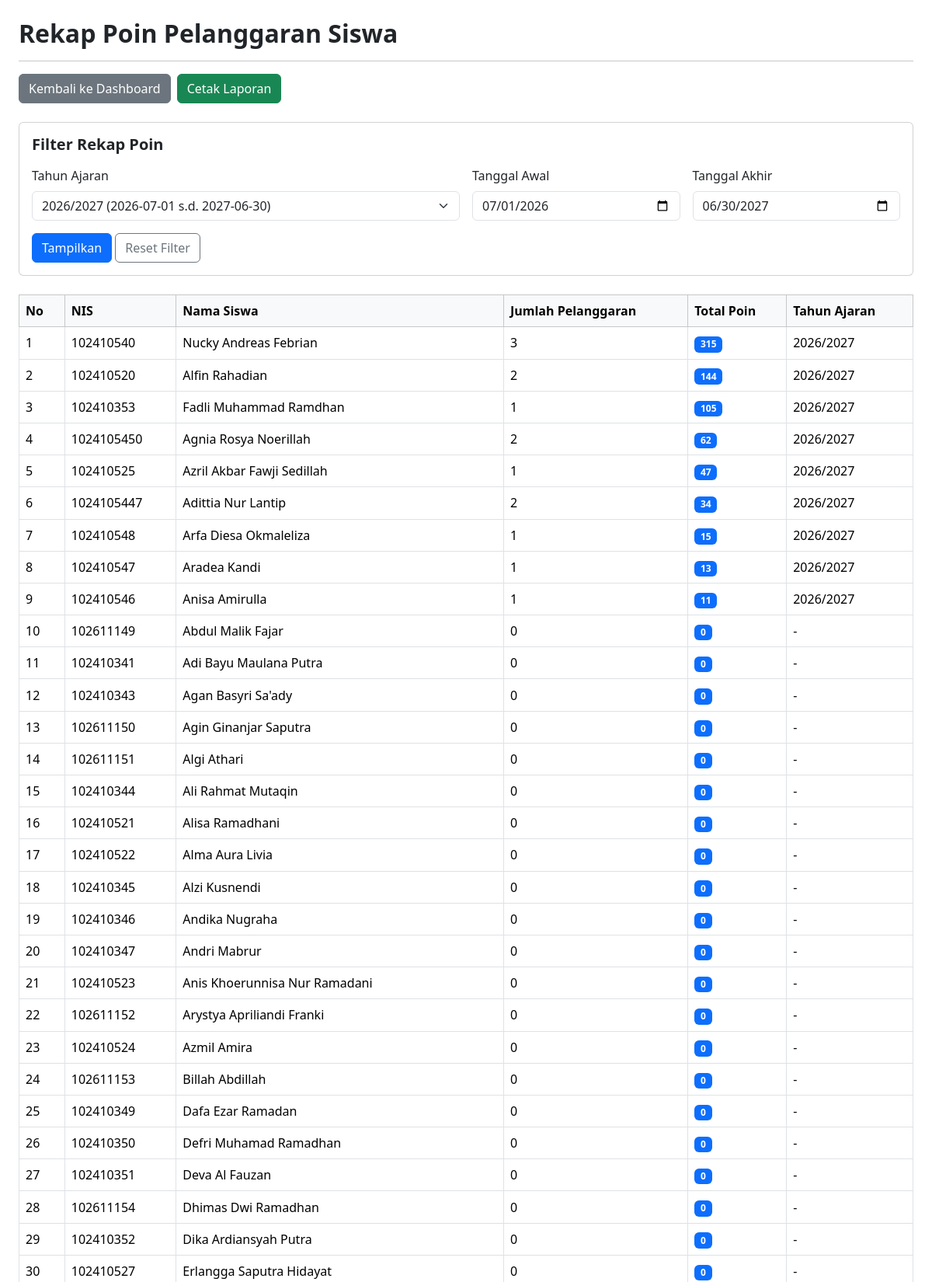
Screenshot of /rekap_point.php (signed in, upper part) with the database file from the repository.
### tables this page shows
CREATE TABLE `t_tahun_ajaran` (
  `id` int(11) NOT NULL,
  `nama` varchar(20) NOT NULL,
  `tanggal_mulai` date NOT NULL,
  `tanggal_selesai` date NOT NULL,
  `status_aktif` tinyint(1) NOT NULL,
  `created_at` timestamp NULL DEFAULT current_timestamp(),
  `updated_at` timestamp NULL DEFAULT current_timestamp()
);

CREATE TABLE `t_siswa` (
  `id` int(11) NOT NULL,
  `nis` varchar(10) NOT NULL,
  `nisn` varchar(15) NOT NULL,
  `nama` varchar(150) NOT NULL,
  `kelas_id` int(11) DEFAULT NULL,
  `jenis_kelamin` char(1) NOT NULL,
  `tanggal_lahir` date NOT NULL,
  `alamat` text NOT NULL,
  `status_aktif` tinyint(1) NOT NULL,
  `created_at` timestamp NOT NULL DEFAULT current_timestamp(),
  `updated_at` timestamp NOT NULL DEFAULT current_timestamp()
);

### includes/tahun_ajaran.php (called while the page is built, shortened)
<?php
if (!function_exists('tahun_ajaran_aktif_id')) {
    function tahun_ajaran_aktif_id($koneksi): int
    {
        static $cache = [];
        $db = $koneksi instanceof mysqli ? $koneksi : ($GLOBALS['koneksi'] ?? null);
        $query = mysqli_query(
            $db,
            "SELECT id
             FROM t_tahun_ajaran
             WHERE status_aktif = 1
             ORDER BY (tanggal_mulai <= CURDATE()
                       AND tanggal_selesai >= CURDATE()) DESC,
                      id DESC
             LIMIT 1"
        );
        $id = 0;
        if ($query) {
            $data = mysqli_fetch_assoc($query);
            $id = (int) ($data['id'] ?? 0);
        }
        return $cache[$db->thread_id ?? 'default'] = $id;
    }
}

### rekap_point.php (the view, shortened to what this page needs)
<?php
include 'config/koneksi.php';
include 'includes/tahun_ajaran.php';
$embed = isset($_GET['embed']) && $_GET['embed'] === '1';
$tahun_ajaran_id = isset($_GET['tahun_ajaran_id'])
    ? (int) $_GET['tahun_ajaran_id']
    : tahun_ajaran_aktif_id($koneksi);
$query_tahun = mysqli_query(
    $koneksi,
    "SELECT id, nama, tanggal_mulai, tanggal_selesai
     FROM t_tahun_ajaran
     ORDER BY status_aktif DESC, tanggal_mulai DESC, id DESC"
);
$daftarTahun = [];
$tahunTerpilih = null;
while ($ta = mysqli_fetch_assoc($query_tahun)) {
    $daftarTahun[] = $ta;
    if ((int)$ta['id'] === $tahun_ajaran_id) {
        $tahunTerpilih = $ta;
    }
}
$tanggal_mulai = isset($_GET['tanggal_mulai'])
    ? trim($_GET['tanggal_mulai'])
    : ($tahunTerpilih['tanggal_mulai'] ?? '');
$tanggal_selesai = isset($_GET['tanggal_selesai'])
    ? trim($_GET['tanggal_selesai'])
    : ($tahunTerpilih['tanggal_selesai'] ?? '');
$filterWali = '';
$filterTanggal = '';
if ($tanggal_mulai !== '') {
    $filterTanggal .= " AND ps.tanggal >= '" . mysqli_real_escape_string($koneksi, $tanggal_mulai) . "'";
}
if ($tanggal_selesai !== '') {
    $filterTanggal .= " AND ps.tanggal <= '" . mysqli_real_escape_string($koneksi, $tanggal_selesai) . "'";
}
$sql = "
    SELECT
        s.id,
        s.nis,
        s.nama,
        COUNT(ps.id) AS jumlah_pelanggaran,
        COALESCE(SUM(ps.poin), 0) AS total_poin,
        COALESCE(GROUP_CONCAT(DISTINCT ta.nama ORDER BY ta.nama SEPARATOR ', '), '-') AS tahun_ajaran
    FROM t_siswa s
    LEFT JOIN t_pelanggaran_siswa ps
        ON ps.siswa_id = s.id " . $filterTanggal . "
    LEFT JOIN t_tahun_ajaran ta ON ta.id = ps.tahun_ajaran_id
    " . $filterWali . "
    GROUP BY s.id, s.nis, s.nama
    ORDER BY total_poin DESC, s.nama ASC
";
$query = mysqli_query($koneksi, $sql);
function e($value) {
    return htmlspecialchars((string) $value, ENT_QUOTES, 'UTF-8');
}
?>
<?php if (!$embed): ?>
<!DOCTYPE html>
<html lang="id">
<head>
    <link href="https://cdn.jsdelivr.net/npm/bootstrap@5.3.3/dist/css/bootstrap.min.css" rel="stylesheet">
    <link href="https://cdn.datatables.net/2.3.4/css/dataTables.bootstrap5.min.css" rel="stylesheet">
</head>
<body>
<?php else: ?>
<link href="https://cdn.datatables.net/2.3.4/css/dataTables.bootstrap5.min.css" rel="stylesheet">
<?php endif; ?>
<div class="container-fluid p-3 p-md-4 bg-white">
    <h2 class="fw-bold mb-3">Rekap Poin Pelanggaran Siswa</h2>
    <hr>
    <div class="d-flex flex-wrap gap-2 mb-4">
        <a href="dashboard.php?embed=1"
           class="btn btn-secondary"
           onclick="return kembaliDashboard(event)">
            Kembali ke Dashboard
        </a>
        <button type="button"
                class="btn btn-success"
                onclick="cetakLaporan()">
            Cetak Laporan
        </button>
    </div>
    <div class="card mb-4">
        <div class="card-body">
            <h5 class="fw-bold mb-3">Filter Rekap Poin</h5>
            <form method="GET" action="rekap_point.php">
                <div class="row g-3 align-items-end">
                    <div class="col-12 col-md-6">
                        <label for="tahun_ajaran_id" class="form-label">Tahun Ajaran</label>
                        <select id="tahun_ajaran_id" name="tahun_ajaran_id" class="form-select">
                            <?php foreach ($daftarTahun as $ta): ?>
                                <option value="<?= (int)$ta['id'] ?>"
                                    data-mulai="<?= e($ta['tanggal_mulai']) ?>"
                                    data-selesai="<?= e($ta['tanggal_selesai']) ?>"
                                    <?= $tahun_ajaran_id === (int)$ta['id'] ? 'selected' : '' ?>>
                                    <?= e($ta['nama']) ?> (<?= e($ta['tanggal_mulai']) ?> s.d. <?= e($ta['tanggal_selesai']) ?>)
                                </option>
                            <?php endforeach; ?>
                        </select>
                    </div>
                    <div class="col-12 col-md-3">
                        <label for="tanggal_mulai" class="form-label">Tanggal Awal</label>
                        <input type="date" id="tanggal_mulai" name="tanggal_mulai"
                               class="form-control" value="<?= e($tanggal_mulai) ?>">
                    </div>
                    <div class="col-12 col-md-3">
                        <label for="tanggal_selesai" class="form-label">Tanggal Akhir</label>
                        <input type="date" id="tanggal_selesai" name="tanggal_selesai"
                               class="form-control" value="<?= e($tanggal_selesai) ?>" min="<?= e($tanggal_mulai) ?>">
                    </div>
                    <div class="col-12">
                        <button type="submit" class="btn btn-primary">Tampilkan</button>
                        <a href="rekap_point.php<?= $embed ? '?embed=1' : '' ?>" class="btn btn-outline-secondary">Reset Filter</a>
                    </div>
                </div>
            </form>
        </div>
    </div>
    <div class="table-responsive">
        <table id="tabelRekapPoin"
               class="table table-bordered table-hover align-middle w-100">
            <thead class="table-light">
                <tr>
                    <th>No</th>
                    <th>NIS</th>
                    <th>Nama Siswa</th>
                    <th>Jumlah Pelanggaran</th>
                    <th>Total Poin</th>
                    <th>Tahun Ajaran</th>
                </tr>
            </thead>
            <tbody>
                <?php
                $no = 1;
                if (mysqli_num_rows($query) > 0):
                    while ($data = mysqli_fetch_assoc($query)):
                ?>
                    <tr>
                        <td><?= $no++ ?></td>
                        <td><?= e($data['nis'] ?? '') ?></td>
                        <td><?= e($data['nama'] ?? '') ?></td>
                        <td><?= (int) $data['jumlah_pelanggaran'] ?></td>
                        <td>
                            <span class="badge text-bg-primary">
                                <?= (int) $data['total_poin'] ?>
                            </span>
                        </td>
                        <td><?= e($data['tahun_ajaran'] ?? '-') ?></td>
                    </tr>
                <?php
                    endwhile;
                endif; ?>
            </tbody>
        </table>
    </div>
</div>
<?php if (!$embed): ?>
</body>
</html>
<?php endif; ?>

### rows the page displays
t_tahun_ajaran: tanggal_mulai "07/01/2026", tanggal_selesai "06/30/2027"
t_siswa: nis "102410540", nama "Nucky Andreas Febrian", jumlah_pelanggaran "3", total_poin "315", tahun_ajaran "2026/2027"
t_siswa: nis "102410520", nama "Alfin Rahadian", jumlah_pelanggaran "2", total_poin "144", tahun_ajaran "2026/2027"
t_siswa: nis "102410353", nama "Fadli Muhammad Ramdhan", jumlah_pelanggaran "1", total_poin "105", tahun_ajaran "2026/2027"
t_siswa: nis "1024105450", nama "Agnia Rosya Noerillah", jumlah_pelanggaran "2", total_poin "62", tahun_ajaran "2026/2027"
t_siswa: nis "102410525", nama "Azril Akbar Fawji Sedillah", jumlah_pelanggaran "1", total_poin "47", tahun_ajaran "2026/2027"
t_siswa: nis "1024105447", nama "Adittia Nur Lantip", jumlah_pelanggaran "2", total_poin "34", tahun_ajaran "2026/2027"
t_siswa: nis "102410548", nama "Arfa Diesa Okmaleliza", jumlah_pelanggaran "1", total_poin "15", tahun_ajaran "2026/2027"
t_siswa: nis "102410547", nama "Aradea Kandi", jumlah_pelanggaran "1", total_poin "13", tahun_ajaran "2026/2027"
t_siswa: nis "102410546", nama "Anisa Amirulla", jumlah_pelanggaran "1", total_poin "11", tahun_ajaran "2026/2027"
t_siswa: nis "102611149", nama "Abdul Malik Fajar", jumlah_pelanggaran "0", total_poin "0", tahun_ajaran "-"
t_siswa: nis "102410341", nama "Adi Bayu Maulana Putra", jumlah_pelanggaran "0", total_poin "0", tahun_ajaran "-"
t_siswa: nis "102410343", nama "Agan Basyri Sa'ady", jumlah_pelanggaran "0", total_poin "0", tahun_ajaran "-"
t_siswa: nis "102611150", nama "Agin Ginanjar Saputra", jumlah_pelanggaran "0", total_poin "0", tahun_ajaran "-"
t_siswa: nis "102611151", nama "Algi Athari", jumlah_pelanggaran "0", total_poin "0", tahun_ajaran "-"
t_siswa: nis "102410344", nama "Ali Rahmat Mutaqin", jumlah_pelanggaran "0", total_poin "0", tahun_ajaran "-"
t_siswa: nis "102410521", nama "Alisa Ramadhani", jumlah_pelanggaran "0", total_poin "0", tahun_ajaran "-"
t_siswa: nis "102410522", nama "Alma Aura Livia", jumlah_pelanggaran "0", total_poin "0", tahun_ajaran "-"
t_siswa: nis "102410345", nama "Alzi Kusnendi", jumlah_pelanggaran "0", total_poin "0", tahun_ajaran "-"
t_siswa: nis "102410346", nama "Andika Nugraha", jumlah_pelanggaran "0", total_poin "0", tahun_ajaran "-"
t_siswa: nis "102410347", nama "Andri Mabrur", jumlah_pelanggaran "0", total_poin "0", tahun_ajaran "-"
t_siswa: nis "102410523", nama "Anis Khoerunnisa Nur Ramadani", jumlah_pelanggaran "0", total_poin "0", tahun_ajaran "-"
t_siswa: nis "102611152", nama "Arystya Apriliandi Franki", jumlah_pelanggaran "0", total_poin "0", tahun_ajaran "-"
t_siswa: nis "102410524", nama "Azmil Amira", jumlah_pelanggaran "0", total_poin "0", tahun_ajaran "-"
t_siswa: nis "102611153", nama "Billah Abdillah", jumlah_pelanggaran "0", total_poin "0", tahun_ajaran "-"
t_siswa: nis "102410349", nama "Dafa Ezar Ramadan", jumlah_pelanggaran "0", total_poin "0", tahun_ajaran "-"
t_siswa: nis "102410350", nama "Defri Muhamad Ramadhan", jumlah_pelanggaran "0", total_poin "0", tahun_ajaran "-"
t_siswa: nis "102410351", nama "Deva Al Fauzan", jumlah_pelanggaran "0", total_poin "0", tahun_ajaran "-"
t_siswa: nis "102611154", nama "Dhimas Dwi Ramadhan", jumlah_pelanggaran "0", total_poin "0", tahun_ajaran "-"
t_siswa: nis "102410352", nama "Dika Ardiansyah Putra", jumlah_pelanggaran "0", total_poin "0", tahun_ajaran "-"
t_siswa: nis "102410527", nama "Erlangga Saputra Hidayat", jumlah_pelanggaran "0", total_poin "0", tahun_ajaran "-"

### other values shown
form field tahun_ajaran_id "2026/2027 (2026-07-01 s.d. 2027-06-30)"
